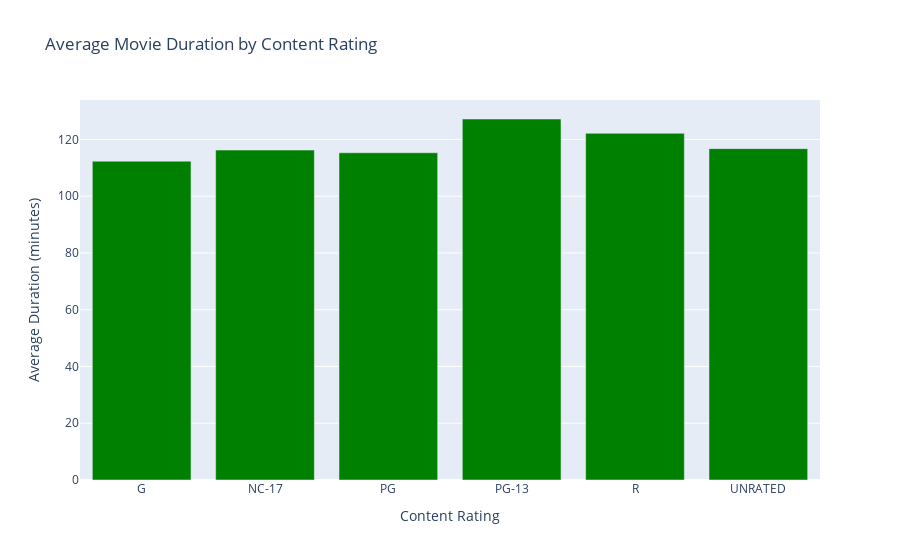

Notebook code cell kept with this figure:
### Markdown cell above
#### Visualize the relationship between content rating and duration.

### Code cell
# Answer:
fig6 = px.bar(round(movies.groupby('content_rating')['duration'].mean(),2), title="Average Movie Duration by Content Rating", labels={'content_rating':'Content Rating','value':'Average Duration (minutes)'})
fig6.update_traces(marker_color='green')
fig6.update_layout(showlegend=False)
fig6.show()

### Figure 1 — Plotly figure (JSON) as saved in the notebook; plotly's stock layout.template omitted (floating-point values rounded to 4 significant figures)
{"data": [{"alignmentgroup": "True", "hovertemplate": "variable=duration<br>Content Rating=%{x}<br>Average Duration (minutes)=%{y}<extra></extra>", "legendgroup": "duration", "marker": {"color": "green"}, "name": "duration", "offsetgroup": "duration", "orientation": "v", "showlegend": true, "textposition": "auto", "type": "bar", "x": ["G", "NC-17", "PG", "PG-13", "R", "UNRATED"], "xaxis": "x", "y": [112.3, 116.2, 115.3, 127.2, 122.2, 116.8], "yaxis": "y"}], "layout": {"barmode": "relative", "legend": {"title": {"text": "variable"}, "tracegroupgap": 0}, "showlegend": false, "title": {"text": "Average Movie Duration by Content Rating"}, "xaxis": {"anchor": "y", "domain": [0, 1], "title": {"text": "Content Rating"}}, "yaxis": {"anchor": "x", "domain": [0, 1], "title": {"text": "Average Duration (minutes)"}}}}
